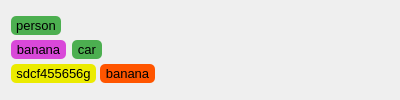
<?xml version="1.0" encoding="UTF-8"?>
<ui version="4.0">
 <class>Form</class>
 <widget class="QWidget" name="Form">
  <property name="geometry">
   <rect>
    <x>0</x>
    <y>0</y>
    <width>400</width>
    <height>100</height>
   </rect>
  </property>
  <property name="sizePolicy">
   <sizepolicy hsizetype="Preferred" vsizetype="Minimum">
    <horstretch>0</horstretch>
    <verstretch>0</verstretch>
   </sizepolicy>
  </property>
  <property name="windowTitle">
   <string>Form</string>
  </property>
  <layout class="QVBoxLayout" name="verticalLayout">
   <item>
    <layout class="QVBoxLayout" name="verticalLayout_2">
     <property name="spacing">
      <number>4</number>
     </property>
     <item>
      <layout class="QHBoxLayout" name="horizontalLayout">
       <item>
        <widget class="QPushButton" name="pushButton_9">
         <property name="minimumSize">
          <size>
           <width>0</width>
           <height>0</height>
          </size>
         </property>
         <property name="font">
          <font>
           <pointsize>10</pointsize>
          </font>
         </property>
         <property name="styleSheet">
          <string notr="true">border: none;    
background-color: #4caf50;
border-radius: 5px; /*圆角*/
padding-top: 2px;
padding-bottom: 2px;
padding-left: 5px;
padding-right: 5px;

</string>
         </property>
         <property name="text">
          <string>person</string>
         </property>
        </widget>
       </item>
       <item>
        <spacer name="horizontalSpacer">
         <property name="orientation">
          <enum>Qt::Horizontal</enum>
         </property>
         <property name="sizeHint" stdset="0">
          <size>
           <width>40</width>
           <height>20</height>
          </size>
         </property>
        </spacer>
       </item>
      </layout>
     </item>
     <item>
      <layout class="QHBoxLayout" name="horizontalLayout_2">
       <property name="spacing">
        <number>6</number>
       </property>
       <item>
        <widget class="QPushButton" name="pushButton_8">
         <property name="minimumSize">
          <size>
           <width>0</width>
           <height>0</height>
          </size>
         </property>
         <property name="font">
          <font>
           <pointsize>10</pointsize>
          </font>
         </property>
         <property name="styleSheet">
          <string notr="true">border: none;    
background-color: rgb(217, 72, 217);
border-radius: 5px; /*圆角*/
padding-top: 2px;
padding-bottom: 2px;
padding-left: 5px;
padding-right: 5px;
</string>
         </property>
         <property name="text">
          <string>banana</string>
         </property>
        </widget>
       </item>
       <item>
        <widget class="QPushButton" name="pushButton_10">
         <property name="minimumSize">
          <size>
           <width>0</width>
           <height>0</height>
          </size>
         </property>
         <property name="font">
          <font>
           <pointsize>10</pointsize>
          </font>
         </property>
         <property name="styleSheet">
          <string notr="true">border: none;    
background-color: #4caf50;
border-radius: 5px; /*圆角*/
padding-top: 2px;
padding-bottom: 2px;
padding-left: 5px;
padding-right: 5px;

</string>
         </property>
         <property name="text">
          <string>car</string>
         </property>
        </widget>
       </item>
       <item>
        <spacer name="horizontalSpacer_2">
         <property name="orientation">
          <enum>Qt::Horizontal</enum>
         </property>
         <property name="sizeHint" stdset="0">
          <size>
           <width>40</width>
           <height>20</height>
          </size>
         </property>
        </spacer>
       </item>
      </layout>
     </item>
     <item>
      <layout class="QHBoxLayout" name="horizontalLayout_3">
       <item>
        <widget class="QPushButton" name="pushButton_6">
         <property name="minimumSize">
          <size>
           <width>0</width>
           <height>0</height>
          </size>
         </property>
         <property name="font">
          <font>
           <pointsize>10</pointsize>
          </font>
         </property>
         <property name="styleSheet">
          <string notr="true">border: none;    
background-color: rgb(235, 235, 0);
border-radius: 5px; /*圆角*/
padding-top: 2px;
padding-bottom: 2px;
padding-left: 5px;
padding-right: 5px;

</string>
         </property>
         <property name="text">
          <string>sdcf455656g</string>
         </property>
        </widget>
       </item>
       <item>
        <widget class="QPushButton" name="pushButton_7">
         <property name="minimumSize">
          <size>
           <width>0</width>
           <height>0</height>
          </size>
         </property>
         <property name="font">
          <font>
           <pointsize>10</pointsize>
          </font>
         </property>
         <property name="styleSheet">
          <string notr="true">border: none;    
background-color: rgb(255, 85, 0);
border-radius: 5px; /*圆角*/
padding-top: 2px;
padding-bottom: 2px;
padding-left: 5px;
padding-right: 5px;
</string>
         </property>
         <property name="text">
          <string>banana</string>
         </property>
        </widget>
       </item>
       <item>
        <spacer name="horizontalSpacer_3">
         <property name="orientation">
          <enum>Qt::Horizontal</enum>
         </property>
         <property name="sizeHint" stdset="0">
          <size>
           <width>40</width>
           <height>20</height>
          </size>
         </property>
        </spacer>
       </item>
      </layout>
     </item>
    </layout>
   </item>
  </layout>
 </widget>
 <resources/>
 <connections/>
</ui>
